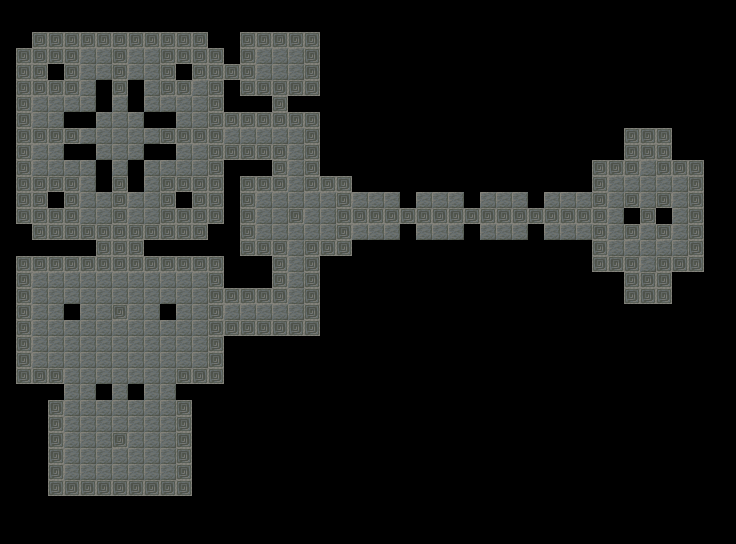

A level layout from a 2D game, rendered from its tile map. Below: a short description, then the map file with tile-grid data replaced by summaries:
An orthogonal 46x34 tile map with 16x16 px tiles, 1 tile layer (floor), 1 hidden layer not drawn and 89 objects (62x wall, 12x spawn, 6x powerup, 5x door, 4x teleport).

<map version="1.10" tiledversion="1.10.1" orientation="orthogonal" renderorder="right-down" width="46" height="34" tilewidth="16" tileheight="16" infinite="0" nextlayerid="11" nextobjectid="234">
 <tileset firstgid="1" source="atlas.tsx" />
 <layer id="1" name="floor" width="46" height="34">
  <data>[1564 cells, 509 non-empty, 2 distinct tile ids]</data>
 </layer>
 <objectgroup id="8" name="zones" />
 <layer id="2" name="ceiling" width="46" height="34" visible="0">
  <data>[1564 cells, 509 non-empty, 1 distinct tile ids]</data>
 </layer>
 <objectgroup id="5" name="enemies" />
 <objectgroup id="10" name="items" />
 <objectgroup id="6" name="decorations" />
 <objectgroup id="7" name="rects">
  <object id="6" name="wall" x="0" y="16" width="16" height="384" />
  <object id="7" name="wall" x="224" y="336" width="16" height="64" />
  <object id="9" name="wall" x="16" y="240" width="80" height="16" />
  <object id="17" name="wall" x="16" y="16" width="224" height="16" />
  <object id="27" name="wall" x="64" y="112" width="32" height="16" />
  <object id="29" name="wall" x="64" y="144" width="32" height="16" />
  <object id="30" name="wall" x="96" y="80" width="16" height="32" />
  <object id="31" name="wall" x="128" y="80" width="16" height="32" />
  <object id="32" name="wall" x="144" y="112" width="32" height="16" />
  <object id="33" name="wall" x="144" y="144" width="32" height="16" />
  <object id="34" name="wall" x="128" y="160" width="16" height="32" />
  <object id="35" name="wall" x="96" y="160" width="16" height="32" />
  <object id="86" name="wall" x="176" y="192" width="16" height="16" />
  <object id="87" name="wall" x="48" y="192" width="16" height="16" />
  <object id="88" name="wall" x="48" y="64" width="16" height="16" />
  <object id="89" name="wall" x="176" y="64" width="16" height="16" />
  <object id="90" name="wall" x="208" y="32" width="16" height="16" />
  <object id="92" name="wall" x="208" y="224" width="16" height="16" />
  <object id="93" name="wall" x="16" y="224" width="16" height="16" />
  <object id="95" name="wall" x="16" y="32" width="16" height="16" />
  <object id="97" name="wall" x="144" y="240" width="80" height="16" />
  <object id="98" name="wall" x="16" y="384" width="48" height="16" />
  <object id="102" name="wall" x="224" y="160" width="16" height="128" />
  <object id="104" name="wall" x="224" y="80" width="16" height="32" />
  <object id="105" name="wall" x="240" y="160" width="32" height="16" />
  <object id="106" name="wall" x="240" y="96" width="32" height="16" />
  <object id="107" name="wall" x="320" y="16" width="32" height="160" />
  <object id="108" name="wall" x="240" y="256" width="32" height="32" />
  <object id="109" name="wall" x="240" y="336" width="80" height="16" />
  <object id="110" name="wall" x="320" y="256" width="32" height="80" />
  <object id="111" name="wall" x="352" y="240" width="240" height="96" />
  <object id="127" name="wall" x="64" y="304" width="16" height="16" />
  <object id="131" name="wall" x="160" y="304" width="16" height="16" />
  <object id="152" name="wall" x="704" y="160" width="16" height="112" />
  <object id="153" name="wall" x="592" y="272" width="32" height="16" />
  <object id="154" name="wall" x="672" y="272" width="48" height="16" />
  <object id="155" name="wall" x="592" y="144" width="32" height="16" />
  <object id="156" name="wall" x="672" y="144" width="48" height="16" />
  <object id="157" name="wall" x="624" y="304" width="48" height="16" />
  <object id="158" name="wall" x="608" y="288" width="16" height="32" />
  <object id="159" name="wall" x="672" y="288" width="16" height="32" />
  <object id="160" name="wall" x="624" y="112" width="48" height="16" />
  <object id="161" name="wall" x="608" y="112" width="16" height="32" />
  <object id="162" name="wall" x="672" y="112" width="16" height="32" />
  <object id="163" name="wall" x="624" y="208" width="16" height="16" />
  <object id="164" name="wall" x="656" y="208" width="16" height="16" />
  <object id="166" name="wall" x="240" y="16" width="80" height="16" />
  <object id="168" name="wall" x="288" y="96" width="32" height="16" />
  <object id="169" name="wall" x="224" y="32" width="16" height="32" />
  <object id="198" name="wall" x="352" y="96" width="240" height="96" />
  <object id="200" name="wall" x="400" y="224" width="16" height="16" />
  <object id="201" name="wall" x="400" y="192" width="16" height="16" />
  <object id="202" name="wall" x="464" y="192" width="16" height="16" />
  <object id="203" name="wall" x="464" y="224" width="16" height="16" />
  <object id="204" name="wall" x="528" y="192" width="16" height="16" />
  <object id="205" name="wall" x="528" y="224" width="16" height="16" />
  <object id="207" name="wall" x="176" y="384" width="48" height="16" />
  <object id="208" name="wall" x="96" y="384" width="16" height="16" />
  <object id="209" name="wall" x="128" y="384" width="16" height="16" />
  <object id="212" name="wall" x="16" y="400" width="32" height="96" />
  <object id="213" name="wall" x="192" y="400" width="32" height="96" />
  <object id="214" name="wall" x="32" y="496" width="224" height="16" />
 </objectgroup>
 <objectgroup id="11" name="spawns">
  <object id="215" name="spawn" gid="14" x="112" y="64" width="16" height="16">
   <properties>
    <property name="direction" value="south" />
   </properties>
  </object>
  <object id="215" name="spawn" gid="14" x="32" y="144" width="16" height="16">
   <properties>
    <property name="direction" value="east" />
   </properties>
  </object>
  <object id="216" name="spawn" gid="14" x="192" y="176" width="16" height="16">
   <properties>
    <property name="direction" value="west" />
   </properties>
  </object>
  <object id="217" name="spawn" gid="14" x="192" y="304" width="16" height="16">
   <properties>
    <property name="direction" value="west" />
   </properties>
  </object>
  <object id="218" name="spawn" gid="14" x="192" y="352" width="16" height="16">
   <properties>
    <property name="direction" value="west" />
   </properties>
  </object>
  <object id="219" name="spawn" gid="14" x="48" y="304" width="16" height="16">
   <properties>
    <property name="direction" value="east" />
   </properties>
  </object>
  <object id="220" name="spawn" gid="14" x="48" y="352" width="16" height="16">
   <properties>
    <property name="direction" value="east" />
   </properties>
  </object>
  <object id="221" name="spawn" gid="14" x="80" y="464" width="16" height="16">
   <properties>
    <property name="direction" value="east" />
   </properties>
  </object>
  <object id="222" name="spawn" gid="14" x="288" y="320" width="16" height="16">
   <properties>
    <property name="direction" value="west" />
   </properties>
  </object>
  <object id="223" name="spawn" gid="14" x="288" y="144" width="16" height="16">
   <properties>
    <property name="direction" value="west" />
   </properties>
  </object>
  <object id="224" name="spawn" gid="14" x="256" y="224" width="16" height="16">
   <properties>
    <property name="direction" value="east" />
   </properties>
  </object>
  <object id="225" name="spawn" gid="14" x="560" y="224" width="16" height="16">
   <properties>
    <property name="direction" value="east" />
   </properties>
  </object>
 </objectgroup>
 <objectgroup id="12" name="powerups">
  <object id="226" name="powerup" gid="15" x="272" y="72" width="16" height="16">
   <properties>
    <property name="type" value="NOT_REAL" />
   </properties>
  </object>
  <object id="227" name="powerup" gid="15" x="112" y="320" width="16" height="16">
   <properties>
    <property name="type" value="TEST" />
   </properties>
  </object>
  </objectgroup>
 <objectgroup id="4" name="doors">
  <!-- 9 objects omitted --></objectgroup>
 <objectgroup id="13" name="teleports">
  <!-- 4 objects omitted --></objectgroup>
</map>
<!-- 13 of 89 objects omitted -->